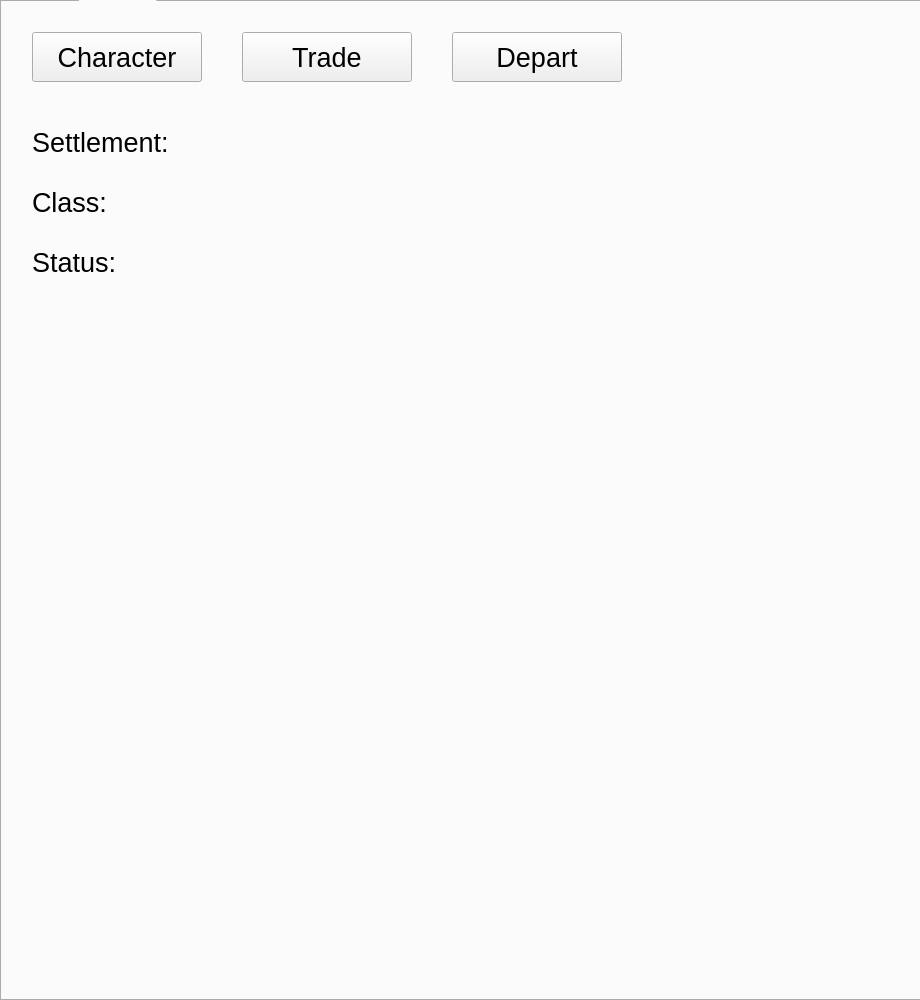
<?xml version="1.0" encoding="UTF-8"?>
<ui version="4.0">
 <class>mainmenu</class>
 <widget class="QDialog" name="mainmenu">
  <property name="enabled">
   <bool>true</bool>
  </property>
  <property name="geometry">
   <rect>
    <x>0</x>
    <y>0</y>
    <width>920</width>
    <height>1000</height>
   </rect>
  </property>
  <property name="windowTitle">
   <string>mainmenu</string>
  </property>
  <widget class="QTabWidget" name="tabWidget">
   <property name="geometry">
    <rect>
     <x>0</x>
     <y>-30</y>
     <width>1201</width>
     <height>1031</height>
    </rect>
   </property>
   <property name="currentIndex">
    <number>1</number>
   </property>
   <property name="tabsClosable">
    <bool>true</bool>
   </property>
   <widget class="QWidget" name="mainmenu_tab">
    <property name="enabled">
     <bool>true</bool>
    </property>
    <property name="accessibleName">
     <string/>
    </property>
    <property name="inputMethodHints">
     <set>Qt::ImhNone</set>
    </property>
    <attribute name="title">
     <string>Tab 1</string>
    </attribute>
    <widget class="QPushButton" name="about">
     <property name="enabled">
      <bool>true</bool>
     </property>
     <property name="geometry">
      <rect>
       <x>280</x>
       <y>100</y>
       <width>200</width>
       <height>80</height>
      </rect>
     </property>
     <property name="text">
      <string>About</string>
     </property>
     <property name="autoDefault">
      <bool>true</bool>
     </property>
    </widget>
    <widget class="QPushButton" name="start">
     <property name="geometry">
      <rect>
       <x>280</x>
       <y>10</y>
       <width>200</width>
       <height>80</height>
      </rect>
     </property>
     <property name="text">
      <string>Start</string>
     </property>
    </widget>
    <widget class="QPushButton" name="exit">
     <property name="geometry">
      <rect>
       <x>280</x>
       <y>190</y>
       <width>200</width>
       <height>80</height>
      </rect>
     </property>
     <property name="text">
      <string>Exit</string>
     </property>
    </widget>
    <widget class="QTextBrowser" name="rules">
     <property name="enabled">
      <bool>false</bool>
     </property>
     <property name="geometry">
      <rect>
       <x>10</x>
       <y>280</y>
       <width>751</width>
       <height>261</height>
      </rect>
     </property>
     <property name="sizePolicy">
      <sizepolicy hsizetype="Expanding" vsizetype="Expanding">
       <horstretch>0</horstretch>
       <verstretch>0</verstretch>
      </sizepolicy>
     </property>
     <property name="frameShape">
      <enum>QFrame::NoFrame</enum>
     </property>
     <property name="lineWidth">
      <number>0</number>
     </property>
    </widget>
   </widget>
   <widget class="QWidget" name="game_tab">
    <attribute name="title">
     <string>Tab 2</string>
    </attribute>
    <widget class="QPushButton" name="charactertab">
     <property name="geometry">
      <rect>
       <x>30</x>
       <y>30</y>
       <width>170</width>
       <height>50</height>
      </rect>
     </property>
     <property name="font">
      <font>
       <pointsize>20</pointsize>
      </font>
     </property>
     <property name="text">
      <string>Character</string>
     </property>
    </widget>
    <widget class="QPushButton" name="tradetab">
     <property name="geometry">
      <rect>
       <x>240</x>
       <y>30</y>
       <width>170</width>
       <height>50</height>
      </rect>
     </property>
     <property name="font">
      <font>
       <pointsize>20</pointsize>
      </font>
     </property>
     <property name="text">
      <string>Trade</string>
     </property>
    </widget>
    <widget class="QLabel" name="cityLabel">
     <property name="geometry">
      <rect>
       <x>30</x>
       <y>110</y>
       <width>700</width>
       <height>60</height>
      </rect>
     </property>
     <property name="font">
      <font>
       <pointsize>20</pointsize>
      </font>
     </property>
     <property name="text">
      <string>Settlement:</string>
     </property>
    </widget>
    <widget class="QLabel" name="statusLabel">
     <property name="geometry">
      <rect>
       <x>30</x>
       <y>230</y>
       <width>700</width>
       <height>60</height>
      </rect>
     </property>
     <property name="font">
      <font>
       <pointsize>20</pointsize>
      </font>
     </property>
     <property name="text">
      <string>Status:</string>
     </property>
    </widget>
    <widget class="QLabel" name="classLabel">
     <property name="geometry">
      <rect>
       <x>30</x>
       <y>170</y>
       <width>700</width>
       <height>60</height>
      </rect>
     </property>
     <property name="font">
      <font>
       <pointsize>20</pointsize>
      </font>
     </property>
     <property name="text">
      <string>Class:</string>
     </property>
    </widget>
    <widget class="QPushButton" name="movetab">
     <property name="geometry">
      <rect>
       <x>450</x>
       <y>30</y>
       <width>170</width>
       <height>50</height>
      </rect>
     </property>
     <property name="font">
      <font>
       <pointsize>20</pointsize>
      </font>
     </property>
     <property name="text">
      <string>Depart</string>
     </property>
    </widget>
    <widget class="QLabel" name="x_label">
     <property name="enabled">
      <bool>false</bool>
     </property>
     <property name="geometry">
      <rect>
       <x>30</x>
       <y>290</y>
       <width>700</width>
       <height>60</height>
      </rect>
     </property>
     <property name="font">
      <font>
       <pointsize>1</pointsize>
      </font>
     </property>
     <property name="text">
      <string>X:</string>
     </property>
    </widget>
   </widget>
   <widget class="QWidget" name="player_tab">
    <attribute name="title">
     <string>Страница</string>
    </attribute>
    <widget class="QLabel" name="nickname">
     <property name="geometry">
      <rect>
       <x>30</x>
       <y>120</y>
       <width>320</width>
       <height>60</height>
      </rect>
     </property>
     <property name="font">
      <font>
       <pointsize>20</pointsize>
      </font>
     </property>
     <property name="text">
      <string>Thats ma text yooo</string>
     </property>
    </widget>
    <widget class="QPushButton" name="gametab">
     <property name="geometry">
      <rect>
       <x>20</x>
       <y>30</y>
       <width>170</width>
       <height>50</height>
      </rect>
     </property>
     <property name="font">
      <font>
       <pointsize>20</pointsize>
      </font>
     </property>
     <property name="text">
      <string>Game</string>
     </property>
    </widget>
    <widget class="QLabel" name="money">
     <property name="geometry">
      <rect>
       <x>30</x>
       <y>190</y>
       <width>320</width>
       <height>60</height>
      </rect>
     </property>
     <property name="font">
      <font>
       <pointsize>20</pointsize>
      </font>
     </property>
     <property name="text">
      <string>Thats ma text yooo</string>
     </property>
    </widget>
    <widget class="QLabel" name="fame">
     <property name="geometry">
      <rect>
       <x>30</x>
       <y>260</y>
       <width>320</width>
       <height>60</height>
      </rect>
     </property>
     <property name="font">
      <font>
       <pointsize>20</pointsize>
      </font>
     </property>
     <property name="text">
      <string>Thats ma text yooo</string>
     </property>
    </widget>
    <widget class="QLabel" name="weight">
     <property name="geometry">
      <rect>
       <x>30</x>
       <y>330</y>
       <width>320</width>
       <height>60</height>
      </rect>
     </property>
     <property name="font">
      <font>
       <pointsize>20</pointsize>
      </font>
     </property>
     <property name="text">
      <string>Thats ma text yooo</string>
     </property>
    </widget>
    <widget class="QLabel" name="coalLabel">
     <property name="geometry">
      <rect>
       <x>30</x>
       <y>400</y>
       <width>320</width>
       <height>60</height>
      </rect>
     </property>
     <property name="font">
      <font>
       <pointsize>20</pointsize>
      </font>
     </property>
     <property name="text">
      <string>Thats ma text yooo</string>
     </property>
    </widget>
    <widget class="QLabel" name="stoneLabel">
     <property name="geometry">
      <rect>
       <x>30</x>
       <y>470</y>
       <width>320</width>
       <height>60</height>
      </rect>
     </property>
     <property name="font">
      <font>
       <pointsize>20</pointsize>
      </font>
     </property>
     <property name="text">
      <string>Thats ma text yooo</string>
     </property>
    </widget>
    <widget class="QLabel" name="woodLabel">
     <property name="geometry">
      <rect>
       <x>30</x>
       <y>540</y>
       <width>320</width>
       <height>60</height>
      </rect>
     </property>
     <property name="font">
      <font>
       <pointsize>20</pointsize>
      </font>
     </property>
     <property name="text">
      <string>Thats ma text yooo</string>
     </property>
    </widget>
    <widget class="QLabel" name="wheatLabel">
     <property name="geometry">
      <rect>
       <x>30</x>
       <y>610</y>
       <width>320</width>
       <height>60</height>
      </rect>
     </property>
     <property name="font">
      <font>
       <pointsize>20</pointsize>
      </font>
     </property>
     <property name="text">
      <string>Thats ma text yooo</string>
     </property>
    </widget>
   </widget>
   <widget class="QWidget" name="trade_tab">
    <attribute name="title">
     <string>Страница</string>
    </attribute>
    <widget class="QPushButton" name="gametab2">
     <property name="geometry">
      <rect>
       <x>20</x>
       <y>30</y>
       <width>170</width>
       <height>50</height>
      </rect>
     </property>
     <property name="font">
      <font>
       <pointsize>20</pointsize>
      </font>
     </property>
     <property name="text">
      <string>Game</string>
     </property>
    </widget>
    <widget class="QPushButton" name="buy_button">
     <property name="geometry">
      <rect>
       <x>320</x>
       <y>560</y>
       <width>170</width>
       <height>50</height>
      </rect>
     </property>
     <property name="font">
      <font>
       <pointsize>10</pointsize>
      </font>
     </property>
     <property name="text">
      <string>BUY</string>
     </property>
    </widget>
    <widget class="QPushButton" name="sell_button">
     <property name="geometry">
      <rect>
       <x>560</x>
       <y>560</y>
       <width>170</width>
       <height>50</height>
      </rect>
     </property>
     <property name="font">
      <font>
       <pointsize>10</pointsize>
      </font>
     </property>
     <property name="text">
      <string>SELL</string>
     </property>
    </widget>
    <widget class="QLabel" name="label">
     <property name="geometry">
      <rect>
       <x>180</x>
       <y>290</y>
       <width>71</width>
       <height>21</height>
      </rect>
     </property>
     <property name="font">
      <font>
       <pointsize>11</pointsize>
      </font>
     </property>
     <property name="text">
      <string>Coal</string>
     </property>
    </widget>
    <widget class="QLabel" name="label_2">
     <property name="geometry">
      <rect>
       <x>180</x>
       <y>360</y>
       <width>71</width>
       <height>21</height>
      </rect>
     </property>
     <property name="font">
      <font>
       <pointsize>11</pointsize>
      </font>
     </property>
     <property name="text">
      <string>Stone</string>
     </property>
    </widget>
    <widget class="QLabel" name="label_3">
     <property name="geometry">
      <rect>
       <x>180</x>
       <y>430</y>
       <width>71</width>
       <height>21</height>
      </rect>
     </property>
     <property name="font">
      <font>
       <pointsize>11</pointsize>
      </font>
     </property>
     <property name="text">
      <string>Wood</string>
     </property>
    </widget>
    <widget class="QLabel" name="label_4">
     <property name="geometry">
      <rect>
       <x>180</x>
       <y>500</y>
       <width>71</width>
       <height>21</height>
      </rect>
     </property>
     <property name="font">
      <font>
       <pointsize>11</pointsize>
      </font>
     </property>
     <property name="text">
      <string>Wheat</string>
     </property>
    </widget>
    <widget class="QSpinBox" name="spinBox_amount">
     <property name="geometry">
      <rect>
       <x>120</x>
       <y>560</y>
       <width>131</width>
       <height>51</height>
      </rect>
     </property>
     <property name="font">
      <font>
       <pointsize>11</pointsize>
      </font>
     </property>
    </widget>
    <widget class="QPushButton" name="coal_button">
     <property name="enabled">
      <bool>true</bool>
     </property>
     <property name="geometry">
      <rect>
       <x>140</x>
       <y>290</y>
       <width>31</width>
       <height>28</height>
      </rect>
     </property>
     <property name="text">
      <string/>
     </property>
    </widget>
    <widget class="QPushButton" name="stone_button">
     <property name="enabled">
      <bool>true</bool>
     </property>
     <property name="geometry">
      <rect>
       <x>140</x>
       <y>360</y>
       <width>31</width>
       <height>28</height>
      </rect>
     </property>
     <property name="text">
      <string/>
     </property>
    </widget>
    <widget class="QPushButton" name="wood_button">
     <property name="enabled">
      <bool>true</bool>
     </property>
     <property name="geometry">
      <rect>
       <x>140</x>
       <y>430</y>
       <width>31</width>
       <height>28</height>
      </rect>
     </property>
     <property name="text">
      <string/>
     </property>
    </widget>
    <widget class="QPushButton" name="wheat_button">
     <property name="enabled">
      <bool>true</bool>
     </property>
     <property name="geometry">
      <rect>
       <x>140</x>
       <y>500</y>
       <width>31</width>
       <height>28</height>
      </rect>
     </property>
     <property name="text">
      <string/>
     </property>
    </widget>
   </widget>
   <widget class="QWidget" name="move_tab">
    <attribute name="title">
     <string>Страница</string>
    </attribute>
    <widget class="QPushButton" name="gametab3">
     <property name="geometry">
      <rect>
       <x>20</x>
       <y>30</y>
       <width>170</width>
       <height>50</height>
      </rect>
     </property>
     <property name="font">
      <font>
       <pointsize>20</pointsize>
      </font>
     </property>
     <property name="text">
      <string>Game</string>
     </property>
    </widget>
    <widget class="QPushButton" name="move_button">
     <property name="geometry">
      <rect>
       <x>430</x>
       <y>190</y>
       <width>161</width>
       <height>61</height>
      </rect>
     </property>
     <property name="font">
      <font>
       <pointsize>20</pointsize>
      </font>
     </property>
     <property name="text">
      <string>Depart</string>
     </property>
    </widget>
    <widget class="QPushButton" name="pushButton">
     <property name="geometry">
      <rect>
       <x>30</x>
       <y>150</y>
       <width>93</width>
       <height>28</height>
      </rect>
     </property>
     <property name="text">
      <string>Forkriv</string>
     </property>
    </widget>
    <widget class="QPushButton" name="pushButton_2">
     <property name="geometry">
      <rect>
       <x>30</x>
       <y>190</y>
       <width>93</width>
       <height>28</height>
      </rect>
     </property>
     <property name="text">
      <string>Far Home</string>
     </property>
    </widget>
    <widget class="QPushButton" name="pushButton_3">
     <property name="geometry">
      <rect>
       <x>30</x>
       <y>230</y>
       <width>93</width>
       <height>28</height>
      </rect>
     </property>
     <property name="text">
      <string>Center</string>
     </property>
    </widget>
    <widget class="QPushButton" name="pushButton_4">
     <property name="geometry">
      <rect>
       <x>30</x>
       <y>270</y>
       <width>93</width>
       <height>28</height>
      </rect>
     </property>
     <property name="text">
      <string>North Harbor</string>
     </property>
    </widget>
    <widget class="QPushButton" name="pushButton_5">
     <property name="geometry">
      <rect>
       <x>190</x>
       <y>150</y>
       <width>93</width>
       <height>28</height>
      </rect>
     </property>
     <property name="text">
      <string>Broken</string>
     </property>
    </widget>
    <widget class="QPushButton" name="pushButton_6">
     <property name="geometry">
      <rect>
       <x>190</x>
       <y>190</y>
       <width>93</width>
       <height>28</height>
      </rect>
     </property>
     <property name="text">
      <string>Light Forest</string>
     </property>
    </widget>
    <widget class="QPushButton" name="pushButton_7">
     <property name="geometry">
      <rect>
       <x>190</x>
       <y>230</y>
       <width>93</width>
       <height>28</height>
      </rect>
     </property>
     <property name="text">
      <string>Deep</string>
     </property>
    </widget>
    <widget class="QPushButton" name="pushButton_8">
     <property name="geometry">
      <rect>
       <x>190</x>
       <y>270</y>
       <width>93</width>
       <height>28</height>
      </rect>
     </property>
     <property name="text">
      <string>Eye Lake</string>
     </property>
    </widget>
   </widget>
  </widget>
 </widget>
 <resources/>
 <connections/>
</ui>
